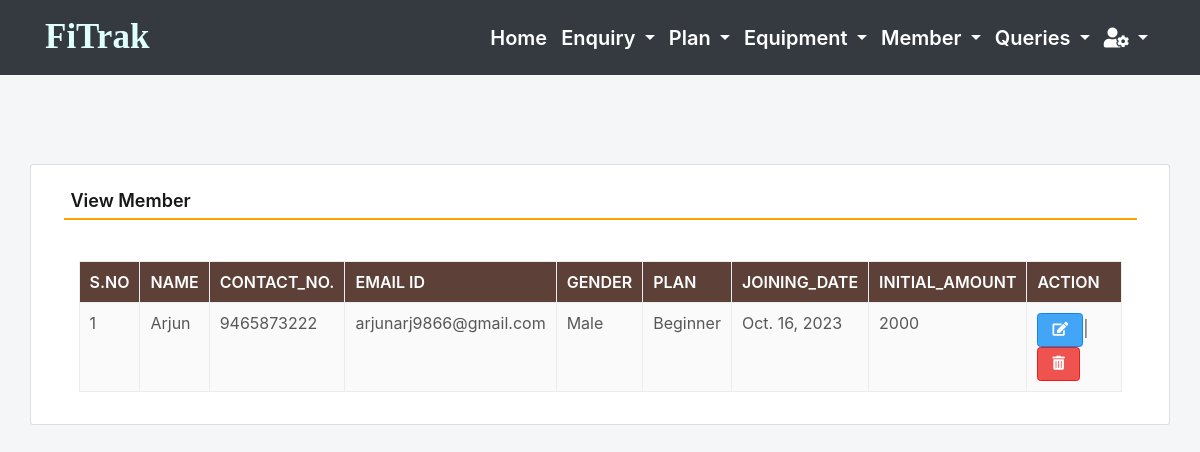
Page /viewMember (signed in) on the committed database.
### gym/models.py (models this page shows, shortened)
class Member(models.Model):
    name = models.CharField(max_length=150, null=True)
    contact = models.CharField(max_length=15, null=True)
    email = models.CharField(max_length=50, null=True)
    gender = models.CharField(max_length=10, null=True)
    plan = models.CharField(max_length=100, null=True)
    joindate = models.DateField(null=True)
    initamount = models.CharField(max_length=100, null=True)

### gym/views.py (the view)
# urls.py: path('viewMember', viewMember, name='viewMember'),
def viewMember(request):
    if not request.user.is_authenticated:
        return redirect(admin_login)
    member = Member.objects.all()
    return render(request,'viewMember.html', locals())

### gym/templates/viewMember.html (shortened to what this page needs)
{% include 'admin_nav.html' %}
{% load static %}
{% block main %}
 <html lang="en" class="no-focus">
 <link rel="stylesheet" id="css-main" href="{% static 'css1/codebase.min.css' %}">
 <br><br><br><br>
	<div class="container card shadow mt-5">
		<div class="card-body">
			<h5 class="p-2" style="border-bottom: 2px solid orange">View Member</h5>
             <br>
            <div class="container-fluid">
             <table id="example" class="table table-striped table-bordered" style="width:100%">
                  <thead class="text-white" style="background-color : #5d4037;">
				     <tr>
					   <th>S.No</th>
					   <th>Name</th>
					   <th>Contact_No.</th>
					   <th>Email ID</th>
                       <th>Gender</th>
					   <th>Plan</th>
                       <th>Joining_Date</th>
					   <th>Initial_Amount</th>
                       <th>Action</th>
				     </tr>
			      </thead>
			       <tbody>
                     {% for i in member %}
			          <tr>
                        <td>{{forloop.counter}}</td>
						<td>{{i.name}}</td>
						<td>{{i.contact}}</td>
						<td>{{i.email}}</td>
                        <td>{{i.gender}}</td>
						<td>{{i.plan}}</td>
                        <td>{{i.joindate}}</td>
						<td>{{i.initamount}}</td>
						<td><a href="{% url 'edit_Member' i.id %}" class="btn btn-primary"><i class="fas fa-edit"></i></a>|
                            <a href="{% url 'delete_Member' i.id %}" class="btn btn-danger" onclick="return confirm('Are you sure to delete this Member ?')"><i class="fas fa-trash-alt"></i></a></td>
                      </tr>
                      {% endfor %}
                   </tbody>
		        </table>
            </div>
        </div>
	</div>
        <link rel="stylesheet" href="https://use.fontawesome.com/releases/v5.6.3/css/all.css">
 </html>
{% endblock %}

### rows in the picture
Member: name "Arjun", contact "9465873222", email "arjunarj9866@gmail.com", gender "Male", plan "Beginner", joindate "Oct. 16, 2023", initamount "2000"
